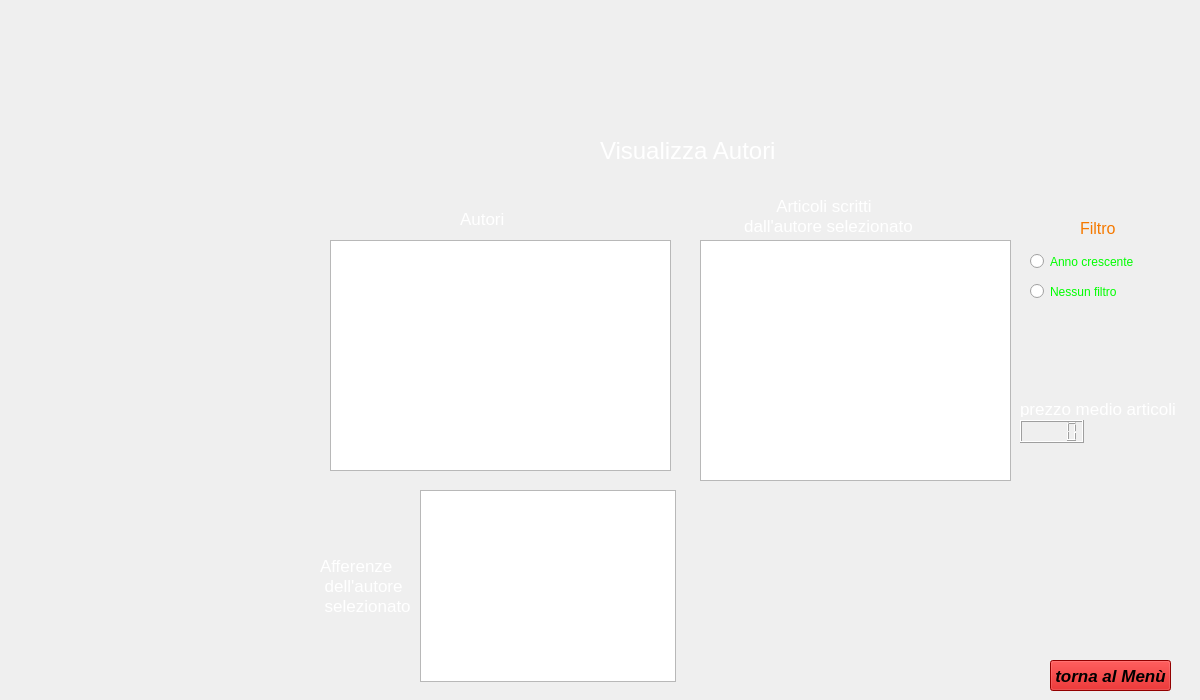
    <widget class="QWidget" name="pagina_visualizza_Autori">
     <widget class="QListWidget" name="lista_vis_autori">
      <property name="geometry">
       <rect>
        <x>330</x>
        <y>240</y>
        <width>341</width>
        <height>231</height>
       </rect>
      </property>
      <property name="styleSheet">
       <string notr="true">color: rgb(255, 255, 255);</string>
      </property>
     </widget>
     <widget class="QLabel" name="VisualizzaAutori_">
      <property name="geometry">
       <rect>
        <x>600</x>
        <y>140</y>
        <width>191</width>
        <height>21</height>
       </rect>
      </property>
      <property name="font">
       <font>
        <pointsize>18</pointsize>
       </font>
      </property>
      <property name="styleSheet">
       <string notr="true">color: rgb(255, 255, 255);</string>
      </property>
      <property name="text">
       <string>Visualizza Autori</string>
      </property>
     </widget>
     <widget class="QPushButton" name="tornamenu_7">
      <property name="geometry">
       <rect>
        <x>1050</x>
        <y>660</y>
        <width>121</width>
        <height>31</height>
       </rect>
      </property>
      <property name="font">
       <font>
        <pointsize>13</pointsize>
        <weight>75</weight>
        <italic>true</italic>
        <bold>true</bold>
        <underline>false</underline>
        <strikeout>false</strikeout>
        <kerning>true</kerning>
       </font>
      </property>
      <property name="styleSheet">
       <string notr="true">background-color: rgb(204, 0, 0);</string>
      </property>
      <property name="text">
       <string>torna al Menù</string>
      </property>
     </widget>
     <widget class="QLabel" name="label">
      <property name="geometry">
       <rect>
        <x>320</x>
        <y>550</y>
        <width>91</width>
        <height>71</height>
       </rect>
      </property>
      <property name="font">
       <font>
        <pointsize>13</pointsize>
       </font>
      </property>
      <property name="styleSheet">
       <string notr="true">color: rgb(255, 255, 255);</string>
      </property>
      <property name="text">
       <string>Afferenze
 dell'autore
 selezionato</string>
      </property>
     </widget>
     <widget class="QListWidget" name="lista_vis_Afferenze">
      <property name="geometry">
       <rect>
        <x>420</x>
        <y>490</y>
        <width>256</width>
        <height>192</height>
       </rect>
      </property>
      <property name="styleSheet">
       <string notr="true">color: rgb(255, 255, 255);</string>
      </property>
     </widget>
     <widget class="QLabel" name="label_2">
      <property name="geometry">
       <rect>
        <x>460</x>
        <y>210</y>
        <width>81</width>
        <height>17</height>
       </rect>
      </property>
      <property name="font">
       <font>
        <pointsize>13</pointsize>
       </font>
      </property>
      <property name="styleSheet">
       <string notr="true">color: rgb(255, 255, 255);</string>
      </property>
      <property name="text">
       <string>Autori</string>
      </property>
     </widget>
     <widget class="QListWidget" name="lista_Articoli_autore">
      <property name="geometry">
       <rect>
        <x>700</x>
        <y>240</y>
        <width>311</width>
        <height>241</height>
       </rect>
      </property>
      <property name="styleSheet">
       <string notr="true">color: rgb(255, 255, 255);</string>
      </property>
     </widget>
     <widget class="QLabel" name="label_9">
      <property name="geometry">
       <rect>
        <x>730</x>
        <y>190</y>
        <width>201</width>
        <height>51</height>
       </rect>
      </property>
      <property name="font">
       <font>
        <pointsize>13</pointsize>
       </font>
      </property>
      <property name="styleSheet">
       <string notr="true">color: rgb(255, 255, 255);</string>
      </property>
      <property name="text">
       <string>          Articoli scritti 
   dall'autore selezionato</string>
      </property>
     </widget>
     <widget class="QLCDNumber" name="lcd_prezzo">
      <property name="geometry">
       <rect>
        <x>1020</x>
        <y>420</y>
        <width>64</width>
        <height>23</height>
       </rect>
      </property>
      <property name="styleSheet">
       <string notr="true">color: rgb(0, 255, 0);</string>
      </property>
     </widget>
     <widget class="QLabel" name="label_14">
      <property name="geometry">
       <rect>
        <x>1020</x>
        <y>400</y>
        <width>171</width>
        <height>17</height>
       </rect>
      </property>
      <property name="font">
       <font>
        <pointsize>13</pointsize>
       </font>
      </property>
      <property name="styleSheet">
       <string notr="true">color: rgb(255, 255, 255);</string>
      </property>
      <property name="text">
       <string>prezzo medio articoli</string>
      </property>
     </widget>
     <widget class="QLabel" name="label_17">
      <property name="geometry">
       <rect>
        <x>1080</x>
        <y>220</y>
        <width>67</width>
        <height>17</height>
       </rect>
      </property>
      <property name="font">
       <font>
        <pointsize>12</pointsize>
       </font>
      </property>
      <property name="styleSheet">
       <string notr="true">color: rgb(245, 121, 0);</string>
      </property>
      <property name="text">
       <string>Filtro</string>
      </property>
     </widget>
     <widget class="QRadioButton" name="radio_Anno_crescente">
      <property name="geometry">
       <rect>
        <x>1030</x>
        <y>250</y>
        <width>131</width>
        <height>23</height>
       </rect>
      </property>
      <property name="styleSheet">
       <string notr="true">color: rgb(0, 255, 0);</string>
      </property>
      <property name="text">
       <string>Anno crescente</string>
      </property>
     </widget>
     <widget class="QRadioButton" name="radio_Nessun_filtro">
      <property name="geometry">
       <rect>
        <x>1030</x>
        <y>280</y>
        <width>131</width>
        <height>23</height>
       </rect>
      </property>
      <property name="styleSheet">
       <string notr="true">color: rgb(0, 255, 0);</string>
      </property>
      <property name="text">
       <string>Nessun filtro</string>
      </property>
     </widget>
    </widget>
